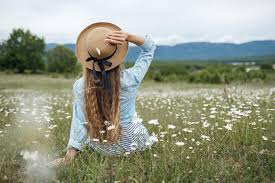
#> input picture semester_8_(spring-25)/digital_image_processing/codes/image.png, 275 x 183 px
$ jupyter execute assignment-2.ipynb   (older library calls are emulated)
#> lines starting #> are read from the running program, lines starting #| are printed output that depends on the picture; after the words box and inside, x2 and y2 are one past the last pixel; in counts of white or black regions, pixels touching at a corner belong together
[cell 1]
import cv2
import numpy as np
import matplotlib.pyplot as plt
from scipy.ndimage import minimum_filter, maximum_filter

[cell 2]
# Load the image in grayscale
image = cv2.imread('./image.png', cv2.IMREAD_GRAYSCALE)
#> image: shape (183, 275); min 1, max 254, mean 148.6

if image is None:
    print("Error: Image not found or unable to open.")

### **Activity 1: Contrast Stretching**

**Question:**
Contrast stretching improves the visibility of features in low-contrast images by expanding the gray-level range of the image. It is often done using a piecewise linear function that maps input pixel values to a wider range of output values, enhancing contrast especially in specific intensity regions.

A simple piecewise linear contrast stretching can be defined by three points $(r_1, s_1)$ and $(r_2, s_2)$ where:

-   For $0 \leq r \leq r_1$, output $s = \frac{s_1}{r_1} \times r$
-   For $r_1 < r \leq r_2$, output $s = \frac{s_2 - s_1}{r_2 - r_1} \times (r - r_1) + s_1$
-   For $r_2 < r \leq L-1$, output $s = \frac{L-1 - s_2}{L-1 - r_2} \times (r - r_2) + s_2$

Here, $L$ is the number of gray levels (usually 256).

### **Explanation:**

-   This function stretches the contrast by mapping a narrow range of input intensities $[r_1, r_2]$ to a wider range $[s_1, s_2]$.
-   Pixels below $r_1$ and above $r_2$ are stretched linearly to cover the remaining intensity ranges.
-   This improves details in specific intensity ranges while preserving overall image information.

[cell 3]
def contrast_stretching(image, r1, s1, r2, s2):
    # Create output image
#> called with r1 = 70, s1 = 0, r2 = 140, s2 = 255
    stretched = np.zeros_like(image, dtype=np.uint8)

    # Apply piecewise linear function pixel-wise
    for i in range(image.shape[0]):
        for j in range(image.shape[1]):
            r = image[i, j]
            if r <= r1:
                s = (s1 / r1) * r
            elif r1 < r <= r2:
                s = ((s2 - s1) / (r2 - r1)) * (r - r1) + s1
            else:
                s = ((255 - s2) / (255 - r2)) * (r - r2) + s2
            stretched[i, j] = np.clip(s, 0, 255)
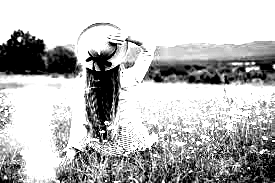
#> stretched: shape (183, 275); min 0, max 255, mean 185.1

    return stretched

# Define control points
r1, s1 = 70, 0
r2, s2 = 140, 255

stretched_image = contrast_stretching(image, r1, s1, r2, s2)

plt.figure(figsize=(10, 5))

plt.subplot(1, 2, 1)
plt.title('Original Image')
plt.axis('off')
plt.imshow(image, cmap='gray')

plt.subplot(1, 2, 2)
plt.title('Contrast Stretched Image')
plt.axis('off')
plt.imshow(stretched_image, cmap='gray')

plt.show()

### **Activity 2: Gray Level Slicing**

**Question:**
Gray level slicing highlights specific ranges of intensities in an image, enhancing features of interest such as tissues or structures. This is done by emphasizing a certain intensity range and suppressing others.

There are two main types:

-   **With background preservation:** Intensities within the selected range are enhanced (e.g., set to max), and others remain unchanged.
-   **Without background preservation:** Intensities within the selected range are enhanced, and all other pixels are suppressed (e.g., set to zero).

### **Explanation:**

-   You specify a range $[r_1, r_2]$ of intensities to highlight.
-   Pixels inside this range are mapped to a high intensity (like 255).
-   Pixels outside the range can either be left as-is (background preserved) or set to zero (background suppressed).
-   Useful in medical imaging or industrial inspection to highlight features with particular gray levels.

[cell 4]
def gray_level_slicing(image, r1, r2, preserve_background=True):
#> called with r1 = 100, r2 = 150, preserve_background = True
    sliced = np.copy(image)

    highlight_value = 255

    if preserve_background:
        sliced[(image >= r1) & (image <= r2)] = highlight_value
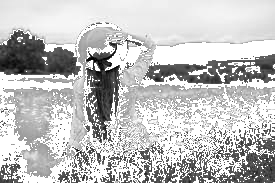
#> sliced: shape (183, 275); min 1, max 255, mean 192.8
    else:
        sliced[(image >= r1) & (image <= r2)] = highlight_value
        sliced[(image < r1) | (image > r2)] = 0

    return sliced

# Define the gray level range to highlight
r1, r2 = 100, 150

sliced_preserved = gray_level_slicing(image, r1, r2, preserve_background=True)
sliced_suppressed = gray_level_slicing(image, r1, r2, preserve_background=False)
#> call 2 of gray_level_slicing, with r1 = 100, r2 = 150, preserve_background = False
#> in gray_level_slicing (call 2), `sliced[(image < r1) | (image > r2)] = 0`:
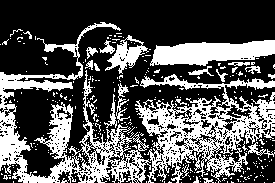
#> sliced: shape (183, 275); 33.9% white; 280 white regions (256 under 20 px), largest, box (x1, y1, x2, y2) and area: (0, 22, 151, 183) 6234, (135, 74, 275, 183) 6034, (150, 40, 275, 66) 2215

plt.figure(figsize=(15,5))

plt.subplot(1,3,1)
plt.title('Original Image')
plt.axis('off')
plt.imshow(image, cmap='gray')

plt.subplot(1,3,2)
plt.title('Gray Level Slicing\n(Background Preserved)')
plt.axis('off')
plt.imshow(sliced_preserved, cmap='gray')

plt.subplot(1,3,3)
plt.title('Gray Level Slicing\n(Background Suppressed)')
plt.axis('off')
plt.imshow(sliced_suppressed, cmap='gray')

plt.show()

### **Activity 3: Bit-Plane Slicing**

**Question:**
Bit-plane slicing decomposes a grayscale image into its individual binary bit planes to analyze the contribution of each bit to the overall image quality. Each bit plane represents the image formed by that particular bit across all pixel intensities.

-   The **Most Significant Bit (MSB)** plane contains the highest order bit and contributes most to the image appearance.
-   The **Least Significant Bit (LSB)** plane contains the lowest order bit and contributes the least.

### **Explanation:**

-   Each pixel in an 8-bit image can be represented in binary as 8 bits: $b_7 b_6 b_5 b_4 b_3 b_2 b_1 b_0$ (MSB is $b_7$, LSB is $b_0$).
-   Bit-plane slicing extracts each bit plane as a binary image where pixels are 1 if that bit is set, else 0.
-   Viewing these planes reveals how much information each bit contributes.

[cell 5]
bit_planes = []

for bit in range(7, -1, -1):
    bit_plane = (image >> bit) & 1
    bit_planes.append(bit_plane * 255)
#> this loop made 8 passes
#> pass 3, `bit_plane = (image >> bit) & 1`:
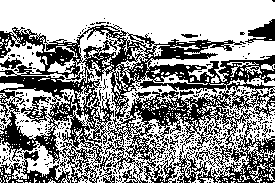
#> bit_plane: shape (183, 275); values 0 (black) and 1 (white), 58.4% white; 319 black regions (308 under 20 px), largest, box (x1, y1, x2, y2) and area: (0, 25, 275, 183) 19285, (245, 19, 275, 43) 366, (0, 57, 22, 69) 124
#> after the loop, bit_planes = 8 items

plt.figure(figsize=(15, 8))

plt.subplot(3, 3, 1)
plt.title('Original Image')
plt.axis('off')
plt.imshow(image, cmap='gray')

for i, bp in enumerate(bit_planes, start=2):
    plt.subplot(3, 3, i)
    plt.title(f'Bit Plane {7 - (i - 2)} ({"MSB" if i == 2 else "LSB" if i == 9 else ""})')
    plt.axis('off')
    plt.imshow(bp, cmap='gray')

plt.tight_layout()
plt.show()
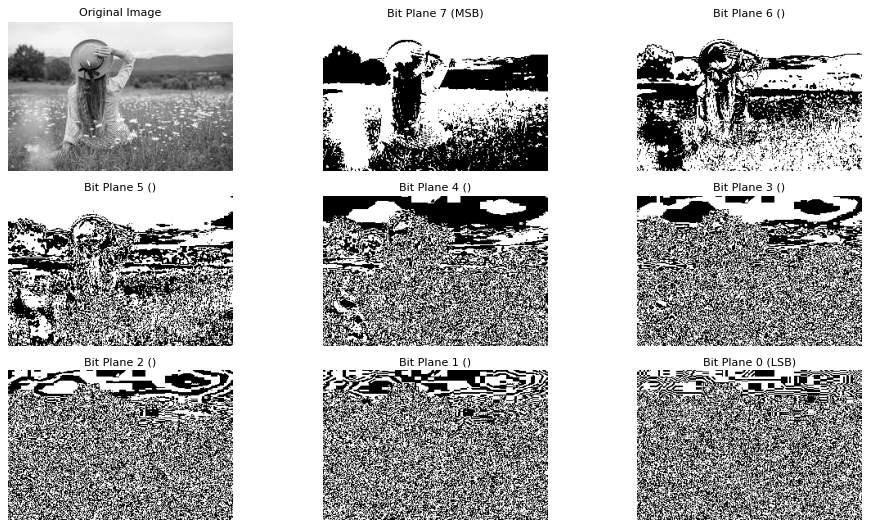
#> figure drawn by matplotlib, 9 panels

## **Activity 4: Smoothing / Sharpening Filters**

### **Part A – Smoothing Filters**

Reduce noise and enhance the background to reveal hidden or less-visible objects/features using:

-   Moving Average Filter (3×3)
-   Order-Statistic Filters: Median, Min, and Max Filters

### **Part B – Sharpening Filter**

Enhance important details like edges, textures, and fine details using a Laplacian filter.

### **Explanation:**

-   **Moving Average Filter:** Smooths the image by averaging pixel values in a 3×3 neighborhood, reducing noise but can blur edges.
-   **Median Filter:** A nonlinear filter replacing each pixel with the median of its neighborhood; effective for salt-and-pepper noise.
-   **Min Filter:** Takes the minimum value in the neighborhood, useful for removing bright noise and shrinking bright objects.
-   **Max Filter:** Takes the maximum value in the neighborhood, useful for removing dark noise and expanding bright objects.
-   **Laplacian Filter:** A second derivative filter that highlights regions of rapid intensity change, sharpening edges and textures.

[cell 6]
# Part A: Smoothing Filters
moving_average = cv2.blur(image, (3, 3))
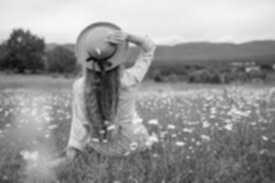
#> moving_average: shape (183, 275); min 6, max 247, mean 148.6
median_filtered = cv2.medianBlur(image, 3)
min_filtered = minimum_filter(image, size=3)
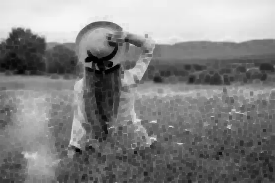
#> min_filtered: shape (183, 275); min 1, max 246, mean 130.1
max_filtered = maximum_filter(image, size=3)
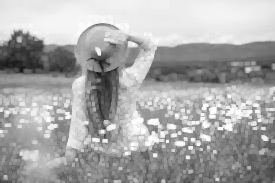
#> max_filtered: shape (183, 275); min 16, max 254, mean 168.5

# Part B: Sharpening Filter - Laplacian Filter
laplacian = cv2.Laplacian(image, cv2.CV_64F)
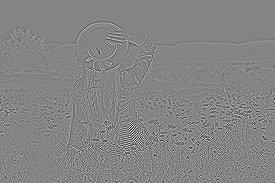
#> laplacian: shape (183, 275) float64; min -451, max 413, mean 0; drawn with min black and max white
laplacian_abs = cv2.convertScaleAbs(laplacian)
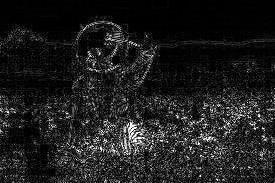
#> laplacian_abs: shape (183, 275); min 0, max 255, mean 30.1

# Plotting results
plt.figure(figsize=(15, 10))

plt.subplot(2, 3, 1)
plt.title('Original Image')
plt.axis('off')
plt.imshow(image, cmap='gray')

plt.subplot(2, 3, 2)
plt.title('Moving Average Filter (3x3)')
plt.axis('off')
plt.imshow(moving_average, cmap='gray')

plt.subplot(2, 3, 3)
plt.title('Median Filter (3x3)')
plt.axis('off')
plt.imshow(median_filtered, cmap='gray')

plt.subplot(2, 3, 4)
plt.title('Min Filter (3x3)')
plt.axis('off')
plt.imshow(min_filtered, cmap='gray')

plt.subplot(2, 3, 5)
plt.title('Max Filter (3x3)')
plt.axis('off')
plt.imshow(max_filtered, cmap='gray')

plt.subplot(2, 3, 6)
plt.title('Laplacian Filter (Sharpening)')
plt.axis('off')
plt.imshow(laplacian_abs, cmap='gray')

plt.tight_layout()
plt.show()
